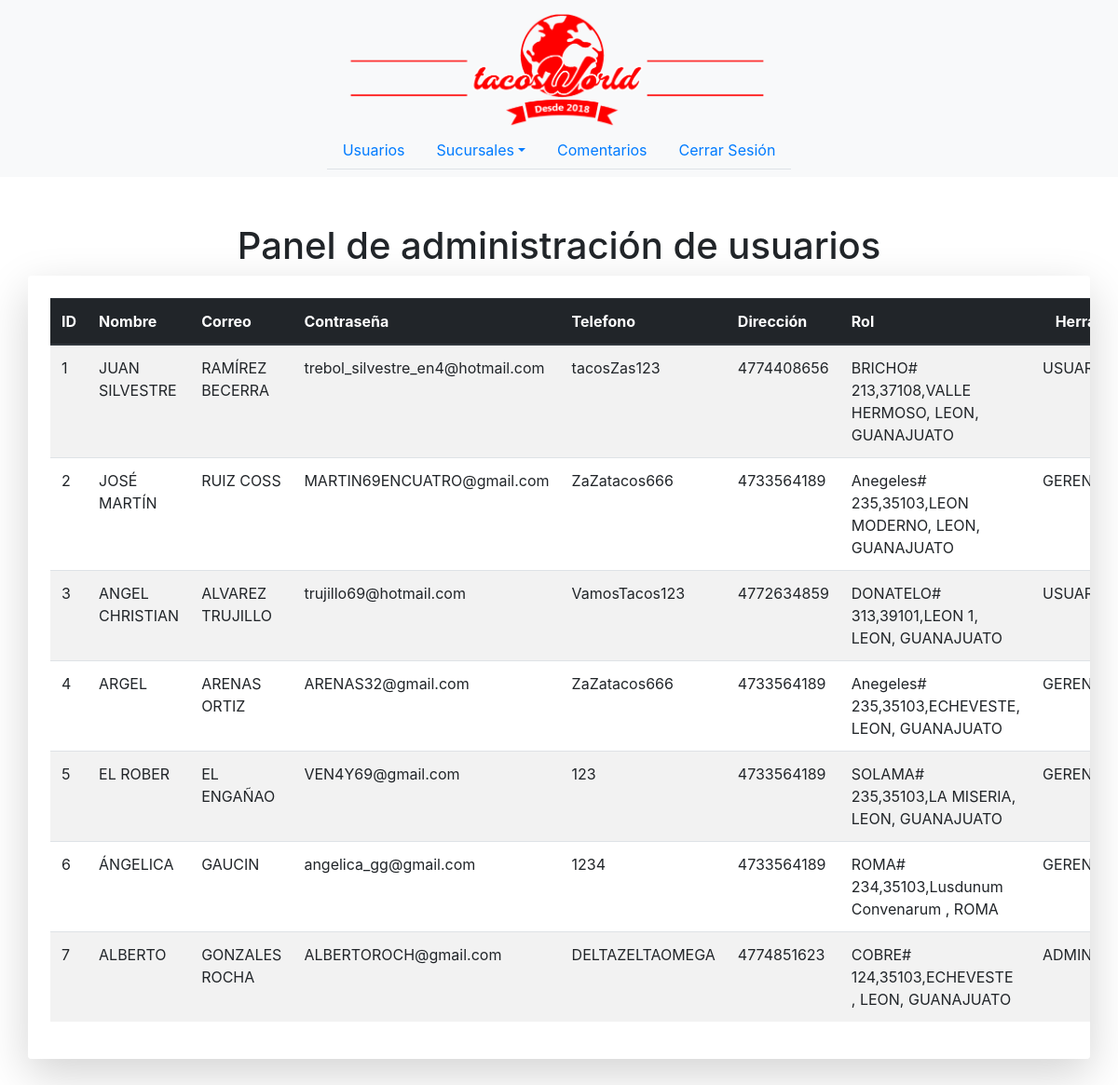
Page /admin/users.php on the earlier database version.
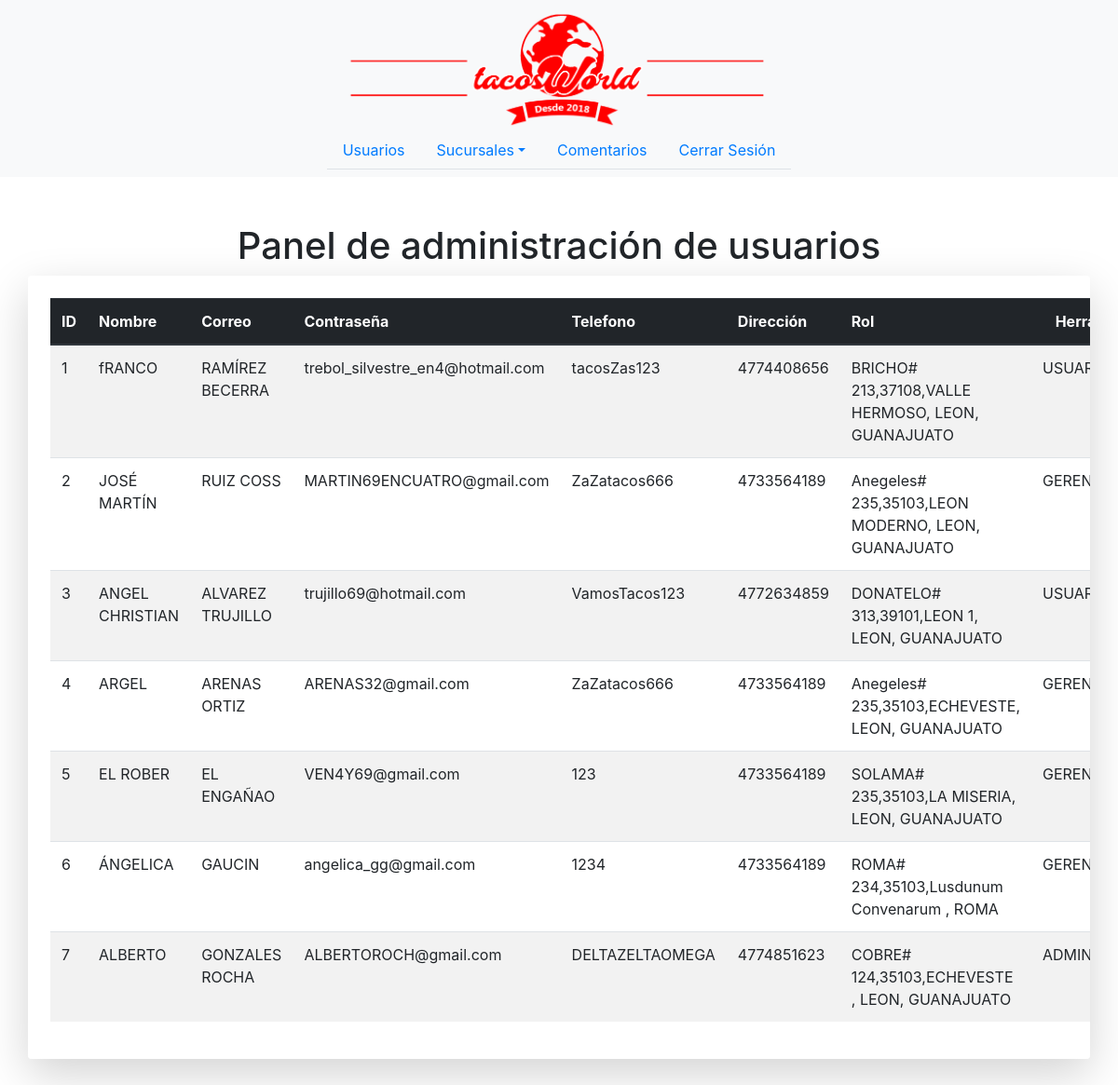
Same page on the later database version.
### tables this page shows
CREATE TABLE USUARIO(
ID_USUARIO INT AUTO_INCREMENT PRIMARY KEY NOT NULL,
NOMBRE VARCHAR(50) NOT NULL,
APELLIDO VARCHAR(50) NOT NULL,
CORREO VARCHAR(50) NOT NULL,
PASS VARCHAR(20)NOT NULL,
TELEFONO VARCHAR(20)NULL,
DIRECCION VARCHAR(100)NOT NULL,
ROL VARCHAR(30) NOT NULL
);

### admin/users.php (the view, shortened to what this page needs)
<!DOCTYPE HTML>
<html lang="en">
  <head>
    <link rel="stylesheet" href="../css/bootstrap.min.css">
  </head>
  <body>
    <nav class="navbar navbar-expand-md flex-column fixed-top navbar-dark bg-light navbar-inverse" style="background-color: transparent;">
        <a class="navbar-brand align-self-center m-0 pb-3 position-md-absolute pb-md-0" href="#"><img id= "logo" src="../images/logo.png" alt="tacosWorld"></a>
         <ul class="nav nav-tabs">
          <li class="nav-item">
            <a class="nav-link" href="users.html">Usuarios</a>
          </li>
          <li class="nav-item dropdown">
            <a class="nav-link dropdown-toggle" data-toggle="dropdown" href="#" role="button" aria-haspopup="true" aria-expanded="false">Sucursales</a>
          </li>
          <li class="nav-item">
            <a class="nav-link" href="comments.html">Comentarios</a>
          </li>
          <li class="nav-item"><a class="nav-link" href="#">Cerrar Sesión</a></li>
        </ul>
    </nav>
    <br><br><br><br><br><br><br><BR></BR><br>
<center><h1 class="h1">Panel de administración de usuarios</h1></center>
    <div class="container shadow-lg p-4 mb-5 bg-white rounded" style="width: 100%; overflow:auto;">
        <table class="table table-striped table-hover">
               <thead class="thead-dark">
                   <tr>
                       <th scope="col">ID</th>
                       <th scope="col">Nombre</th>
                       <th scope="col">Correo</th>
                       <th scope="col">Contraseña</th>
                       <th scope="col">Telefono</th>
                       <th scope="col">Dirección</th>
                       <th scope="col">Rol</th>
                       <th scope="col"><center>Herramientas</center></th>
                   </tr>
               </thead>
               <tbody>
                   <?php
                        $conection=conectar();
                    $query="SELECT * FROM USUARIO";
                    $resultado=mysqli_query($conection,$query) or die(mysqli_error($conection));
                      while($consulta =mysqli_fetch_array($resultado)){ ?>
                      <tr>
		                <td><?php echo $consulta['ID_USUARIO']; ?></td>
		                <td><?php echo $consulta['NOMBRE']; ?></td>
		                <td><?php echo $consulta['APELLIDO']; ?></td>
		                <td><?php echo $consulta['CORREO']; ?></td>
		                <td><?php echo $consulta['PASS']; ?></td>
                        <td><?php echo $consulta['TELEFONO']; ?></td>
                        <td><?php echo $consulta['DIRECCION']; ?></td>
                        <td><?php echo $consulta['ROL']; ?></td>
                    </tr>
                     <?php } ?>
               </tbody>
           </table>
    </div>
  </body>
</html>

Differences in the rows shown:
changed usuario "RAMÍREZ BECERRA": NOMBRE "JUAN SILVESTRE" → "fRANCO"
